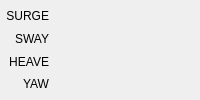
           <widget class="QWidget" name="widget_3" native="true">
            <property name="bg" stdset="0">
             <string>dark</string>
            </property>
            <layout class="QGridLayout" name="gridLayout_23" columnstretch="0,1">
             <property name="leftMargin">
              <number>6</number>
             </property>
             <property name="topMargin">
              <number>6</number>
             </property>
             <property name="rightMargin">
              <number>6</number>
             </property>
             <property name="bottomMargin">
              <number>6</number>
             </property>
             <property name="horizontalSpacing">
              <number>6</number>
             </property>
             <property name="verticalSpacing">
              <number>3</number>
             </property>
             <item row="0" column="0">
              <widget class="QLabel" name="label_69">
               <property name="text">
                <string>SURGE</string>
               </property>
               <property name="alignment">
                <set>Qt::AlignRight|Qt::AlignTrailing|Qt::AlignVCenter</set>
               </property>
               <property name="bg" stdset="0">
                <string>none</string>
               </property>
              </widget>
             </item>
             <item row="3" column="1">
              <widget class="QWidget" name="thrust_yaw" native="true"/>
             </item>
             <item row="2" column="1">
              <widget class="QWidget" name="thrust_heave" native="true"/>
             </item>
             <item row="1" column="1">
              <widget class="QWidget" name="thrust_sway" native="true"/>
             </item>
             <item row="2" column="0">
              <widget class="QLabel" name="label_70">
               <property name="text">
                <string>HEAVE</string>
               </property>
               <property name="alignment">
                <set>Qt::AlignRight|Qt::AlignTrailing|Qt::AlignVCenter</set>
               </property>
               <property name="bg" stdset="0">
                <string>none</string>
               </property>
              </widget>
             </item>
             <item row="1" column="0">
              <widget class="QLabel" name="label_68">
               <property name="text">
                <string>SWAY</string>
               </property>
               <property name="alignment">
                <set>Qt::AlignRight|Qt::AlignTrailing|Qt::AlignVCenter</set>
               </property>
               <property name="bg" stdset="0">
                <string>none</string>
               </property>
              </widget>
             </item>
             <item row="0" column="1">
              <widget class="QWidget" name="thrust_surge" native="true"/>
             </item>
             <item row="3" column="0">
              <widget class="QLabel" name="label_73">
               <property name="text">
                <string>YAW</string>
               </property>
               <property name="alignment">
                <set>Qt::AlignRight|Qt::AlignTrailing|Qt::AlignVCenter</set>
               </property>
               <property name="bg" stdset="0">
                <string>none</string>
               </property>
              </widget>
             </item>
            </layout>
           </widget>
